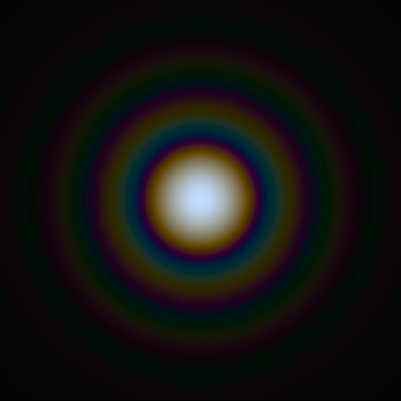
%> input picture Airy_disk_D65.png, 401 x 401 px
$ octave coronagraph.m   (GNU Octave 9; MATLAB toolbox functions it lacks are replaced by stand-ins)
%> lines starting %> are read from the running program, lines starting %| are printed output that depends on the picture; in (x1, y1, x2, y2) boxes, pixels count from 0 and x2, y2 are one past the last pixel; in counts of white or black regions, pixels touching at a corner belong together; the program's own positions count from 1
clear
close all
[im1,im0] = makeimage([100 300],16,uint8(100));
width = [112 400]; % Annulus circles

rng default
k = [0.5 1 2 4 8 16]; % Row/col step
[MN,secs,bytes] = complexity(im1,width,k);
% [11 lines not run here, left out]
function [im1,im0] = makeimage(exopos,exodia,bright)
%> called with exopos = [100 300], exodia = 16, bright = 100
im0 = imread('Airy_disk_D65.png');
%> im0 is the input picture: size 401x401x3 uint8; mean R, G, B 19.4, 18.6, 16.6
pos = [flip(exopos) exodia/2; exopos exodia/2]; % Twins
col = repmat(bright,1,3);
im1 = insertShape(im0,'FilledCircle',pos,'Color',col);
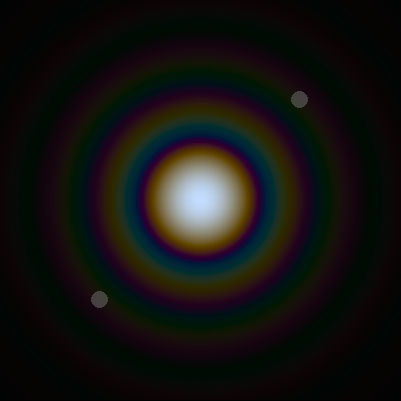
%> im1: size 401x401x3 uint8; 0.27% of pixels changed, all inside (x1, y1, x2, y2) = (91, 91, 308, 308)
im1 = rgb2gray(im1); % Ignore color
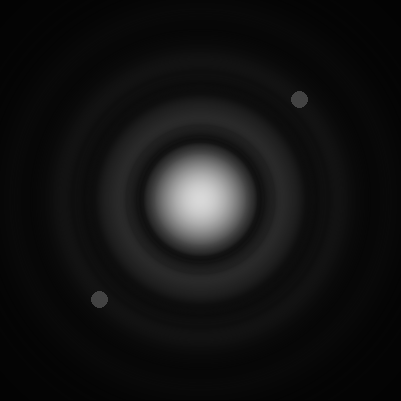
%> im1: size 401x401 uint8; min 0, max 217, mean 18.7
im0 = rgb2gray(im0); % Source image
%> im0: size 401x401 uint8
end

function [Wb,im] = occulter(im,width)
dims = size(im);
centre = round(flip(dims)/2);
radius = round(sort(width)/2);
mask = cell(1,2);
im = jetcolor(im); % False color
for k = 1:2
    mask{k} = zeros(dims,'uint8');
    pos = [centre radius(k)];
    mask{k} = insertShape(mask{k},'FilledCircle',pos);
    mask{k} = logical(rgb2gray(mask{k}));
    im = insertShape(im,'Circle',pos,'Color','cyan');
end
Wb = mask{1} | ~mask{2};
end

function im = jetcolor(im)
dims = size(im);
cmap = jet(256);
im = cmap(double(im)+1,:);
im = uint8(im*255);
im = reshape(im,[dims 3]);
end

function [Xa,Xt,Ph] = opticalsystem(im,Wb,Ph)
if nargin < 3
    Xr = rand(size(im));
    Ph = angle(fft2(Xr));
    assert(isvalid(Ph))
end
Xt = sqrt(double(im)/255);
Xt(Wb) = 0; % Blackout
Yt = fft2(Xt);
Ya = Yt.*complex(cos(-Ph),sin(-Ph));
Xa = real(ifft2(Ya));
end

function is = isvalid(Ph)
[M,N] = size(Ph);
[~,~,Ru] = dftmat(M);
[~,~,Rv] = dftmat(N);
Ph = mod(Ph+Ru*Ph*Rv,2*pi);
is = all(Ph == 0,'all');
end

function [W,K,R] = dftmat(N)
k = 0:N-1;
K = mod(k'*k,N);
Ph = K*(-360/N);
W = complex(cosd(Ph),sind(Ph));
if nargout > 2
    i = 1:N;
    j = [1 N:-1:2];
    R = sparse(i,j,1,N,N,N);
end
end

% [149 lines left out: functions makefigure, border, optimize, ssefun, hessmfun, oneiter and 2 more, not called in this run]

function [MN,secs,bytes] = complexity(im,width,step)
%> called with width = [112 400], step = [0.5 1 2 4 8 16]
dotdot('analyze complexity',10)
num = numel(step);
MN = zeros(num,1);
secs = zeros(num,3);
bytes = zeros(num,3);
for i = 1:num
    dotdot(true)
    k = step(i);
    imk = imresize(im,1/k);
    Wb = occulter(imk,width/k);
    Xa = opticalsystem(imk,Wb);
    Ph = zeros(size(Xa));
    MN(i) = numel(imk);
    secs(i,:) = timeit(Ph,Xa,Wb,k);
    bytes(i,:) = spaceit(Ph,Xa,Wb);
end
%> this loop made 1 pass
%> pass 1, in jetcolor, `im = reshape(im,[dims 3]);`:
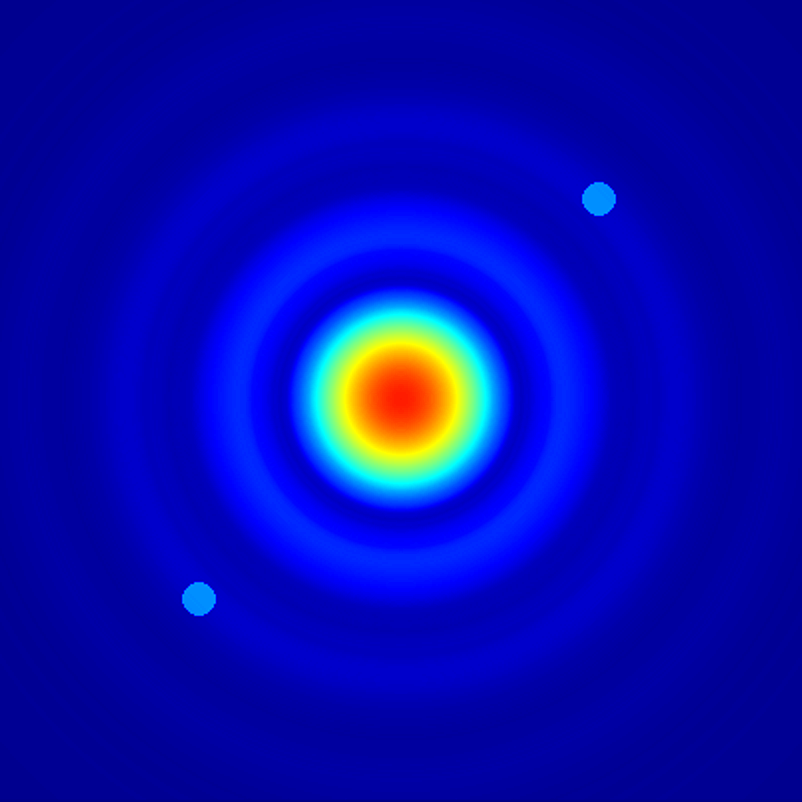
%> im: size 802x802x3 uint8; mean R, G, B 6.4, 12.2, 177.5
%> pass 1, in complexity, `Wb = occulter(imk,width/k);`:
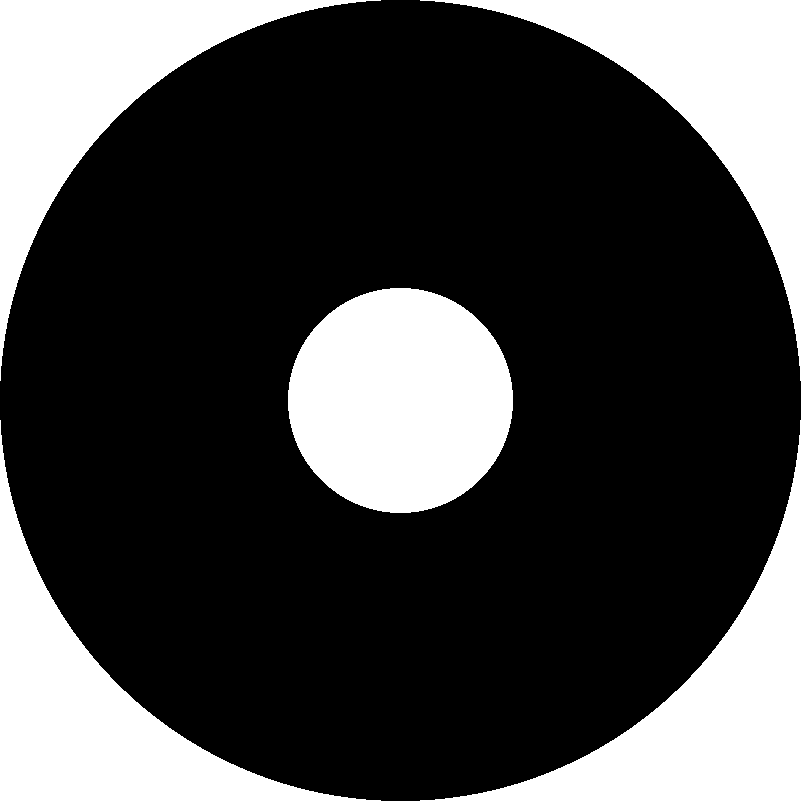
%> Wb: size 802x802 logical; 27.8% white; 3 white regions, box (x1, y1, x2, y2) and area: (0, 0, 802, 802) 104932, (288, 288, 513, 513) 39725, (0, 0, 381, 381) 34443
%> (the run ends here)
